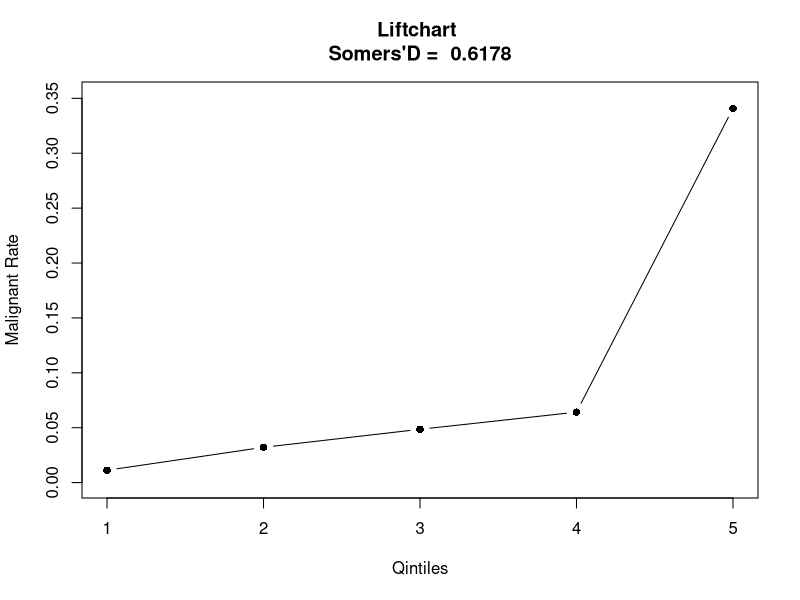
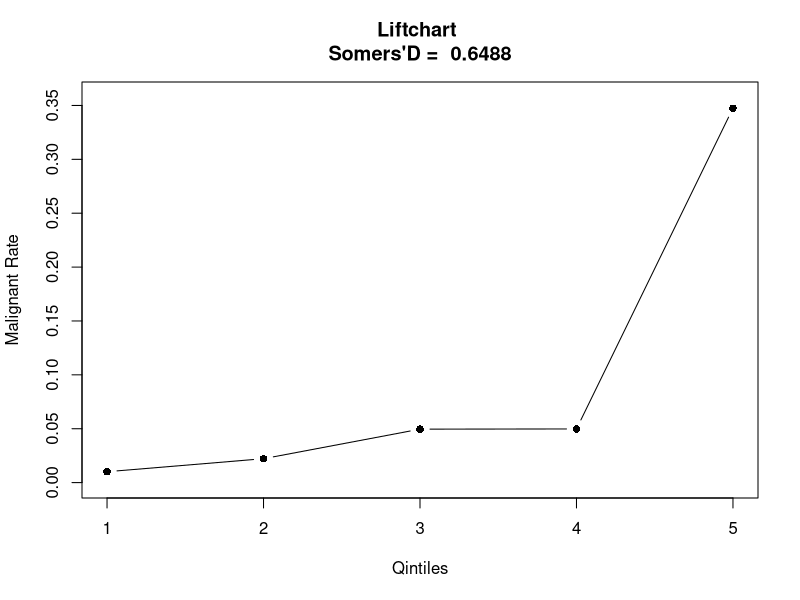

Here is the R script that generated these plots, in order:


rm(list = ls())
library(plyr)
MyData <- read.csv(file="training.csv", header=TRUE, sep=",")

#data checking
colnames(MyData)
dim(MyData)
### pdays = 999 and set it =0
### pmonths = 999 and set it =0
MyData[MyData$pdays==999,]$pdays =0
MyData[MyData$pmonths==999,]$pmonths =0
### From the Scatterplot we can see that pdays and pmonths are highly correlated
# pairs(~custAge+pdays+pmonths+campaign+previous+emp.var.rate+cons.price.idx+cons.conf.idx+euribor3m+nr.employed+profit,data=MyData, 
#       main="Simple Scatterplot Matrix")
## pdays and pmonths's correaltion coefficient is 1 so that they are linearly dependent
cor(MyData$pdays, MyData$pmonths)
## remove the column pdays in our dataset
#MyData = MyData[,-12]
MyData$pdays = NULL
# make 1 as yes and 0 as no for the responded variable
MyData$responded = ifelse (MyData$responded =="yes",1,0) 
table(MyData$responded)
## set up the missing variable of profit as -1000 and responded varibale as 0 when the profit <=30 
## since <=30 the insurance company do not earn money
MyData[is.na(MyData$profit),]$profit = -1000
MyData[MyData$profit<=30,]$responded = 0
#MyData = MyData[,-22]
MyData$profit = NULL
MyData$id = NULL
MyData1 = MyData[MyData$default!="yes",] # since there is only one yes response for Default and I remove this row

## splitting traing data into two parts: training and testing
set.seed(2)
train = sample(1:nrow(MyData1),floor(nrow(MyData1)*0.7))
all_rows = (1:nrow(MyData1))
test = all_rows[-train]
training_data_WNA = MyData1[train,]
training_data_WNA = rbind(MyData1[train,],MyData[MyData$default=="yes",]) # Make sure the one of default=yes is included in training set
testing_data = MyData1[-train,]
## remove any rows containg Missing Value
training_data = na.omit(training_data_WNA)

glm.fit=glm(responded~ . ,data=training_data,family=binomial)
glm.fit.sw = step(glm.fit)
summary(glm.fit.sw)

#save data to make univariate chart
write.csv(training_data, file = "training_data.csv")


#type I and type II
glm.probs =predict(glm.fit.sw,training_data,type ="response") # The type="response"
# option tells R to output probabilities of the form P(Y = 1|X), as opposed
# to other information such as the logit
glm.pred= ifelse (as.numeric(glm.probs) >= 0.5,1,0)
### Checking Miss calculation for the model build up using only variable without NA
observation = training_data$responded
mean(glm.pred != observation ) # miss classification error = 7.33%
table(glm.pred,observation )

#model 1 with missing values in predictors
glm.fit2=glm(responded ~ profession + default + contact + month + 
              campaign + poutcome + emp.var.rate + cons.price.idx + cons.conf.idx + 
              nr.employed,data=training_data,family=binomial)
glm.probs2 =predict(glm.fit2,MyData1,type ="response") # The type="response"

# option tells R to output probabilities of the form P(Y = 1|X), as opposed
# to other information such as the logit

glm.pred2= ifelse (as.numeric(glm.probs2) >= 0.5,1,0)

observation  = MyData1[train,]$responded
mean(glm.pred2[train] != observation ) # miss classification error = 8.002884%
table(glm.pred2[train],observation )

testing_high2 = MyData1[test,]$responded
mean(glm.pred2[test] != testing_high2) # miss classification error = 7.89916%
table(glm.pred2[test],testing_high2)

#create function to calculate Somers'D
SD = function(goodbad) {
  A = abs(0.5*sum((c(0,cumsum(goodbad$bad)[1:4])/sum(goodbad$bad) + (cumsum(goodbad$bad)/sum(goodbad$bad)))*
                    (cumsum(goodbad$good)/sum(goodbad$good) - c(0,cumsum(goodbad$good)[1:4])/sum(goodbad$good)))-0.5)/0.5
  return(A)
}

#create liftchart for training 
predict = glm.probs2[train]
train_results = as.data.frame(cbind(observation,predict))
colnames(train_results)= c("class","predict")

train_results$dec = as.numeric(with(train_results, cut(predict, breaks=quantile(train_results$predict,seq(0,1,0.2)),include.lowest=TRUE)))
lift = aggregate(train_results$class, by=list(decile=train_results$dec), FUN = "mean")
bad = aggregate(train_results$class, by=list(decile=train_results$dec), FUN = "sum")
good = c(table(train_results$dec)) - bad[,2]
goodbad = data.frame(decile=1:5, bad = bad[,2], good)

SD(goodbad)
plot(lift,type="b",pch=16,ylim=c(0,max(lift$x)+0.01),main=paste("Liftchart \nSomers'D = ",round(SD(goodbad),4)),xlab = "Qintiles",ylab = 'Malignant Rate')

#SD and liftchar on testing
predict = glm.probs2[test]
train_results = as.data.frame(cbind(testing_high2,predict))
colnames(train_results)= c("class","predict")

train_results$dec = as.numeric(with(train_results, cut(predict, breaks=quantile(train_results$predict,seq(0,1,0.2)),include.lowest=TRUE)))
lift = aggregate(train_results$class, by=list(decile=train_results$dec), FUN = "mean")
bad = aggregate(train_results$class, by=list(decile=train_results$dec), FUN = "sum")
good = c(table(train_results$dec)) - bad[,2]
goodbad = data.frame(decile=1:5, bad = bad[,2], good)

SD(goodbad)
plot(lift,type="b",pch=16,ylim=c(0,max(lift$x)+0.01),main=paste("Liftchart \nSomers'D = ",round(SD(goodbad),4)),xlab = "Qintiles",ylab = 'Malignant Rate')

